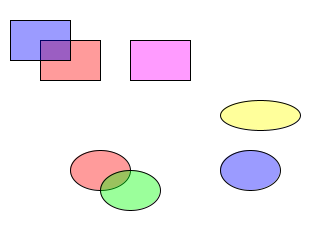
Frame 1 (no input)
Frame 60 (the mouse pressed at the canvas centre just before this capture): identical to frame 1, image omitted
Frame 120 (the mouse held since frame 60 and released just before this capture): identical to frame 1, image omitted

The Processing sketch that drew this single still picture (run headless with seeded random() and noise(); from frame 60 on, the mouse is pressed at the canvas centre):

// Processing sketch: rect_ellipse_modes
// ── rect_ellipse_modes.pde
// rectMode and ellipseMode variants on the same coordinates.
void setup() {
  size(320, 240);
}

void draw() {
  background(255);
  stroke(0);
  fill(255, 0, 0, 100);
  rectMode(CORNER);  rect(40, 40, 60, 40);
  fill(0, 255, 0, 100);
  rectMode(CORNERS); rect(40, 40, 60, 40);
  fill(0, 0, 255, 100);
  rectMode(CENTER);  rect(40, 40, 60, 40);
  fill(255, 0, 255, 100);
  rectMode(RADIUS);  rect(160, 60, 30, 20);

  fill(255, 0, 0, 100);
  ellipseMode(CENTER);  ellipse(100, 170, 60, 40);
  fill(0, 255, 0, 100);
  ellipseMode(CORNER);  ellipse(100, 170, 60, 40);
  fill(0, 0, 255, 100);
  ellipseMode(RADIUS);  ellipse(250, 170, 30, 20);
  fill(255, 255, 0, 100);
  ellipseMode(CORNERS); ellipse(220, 100, 300, 130);
}
